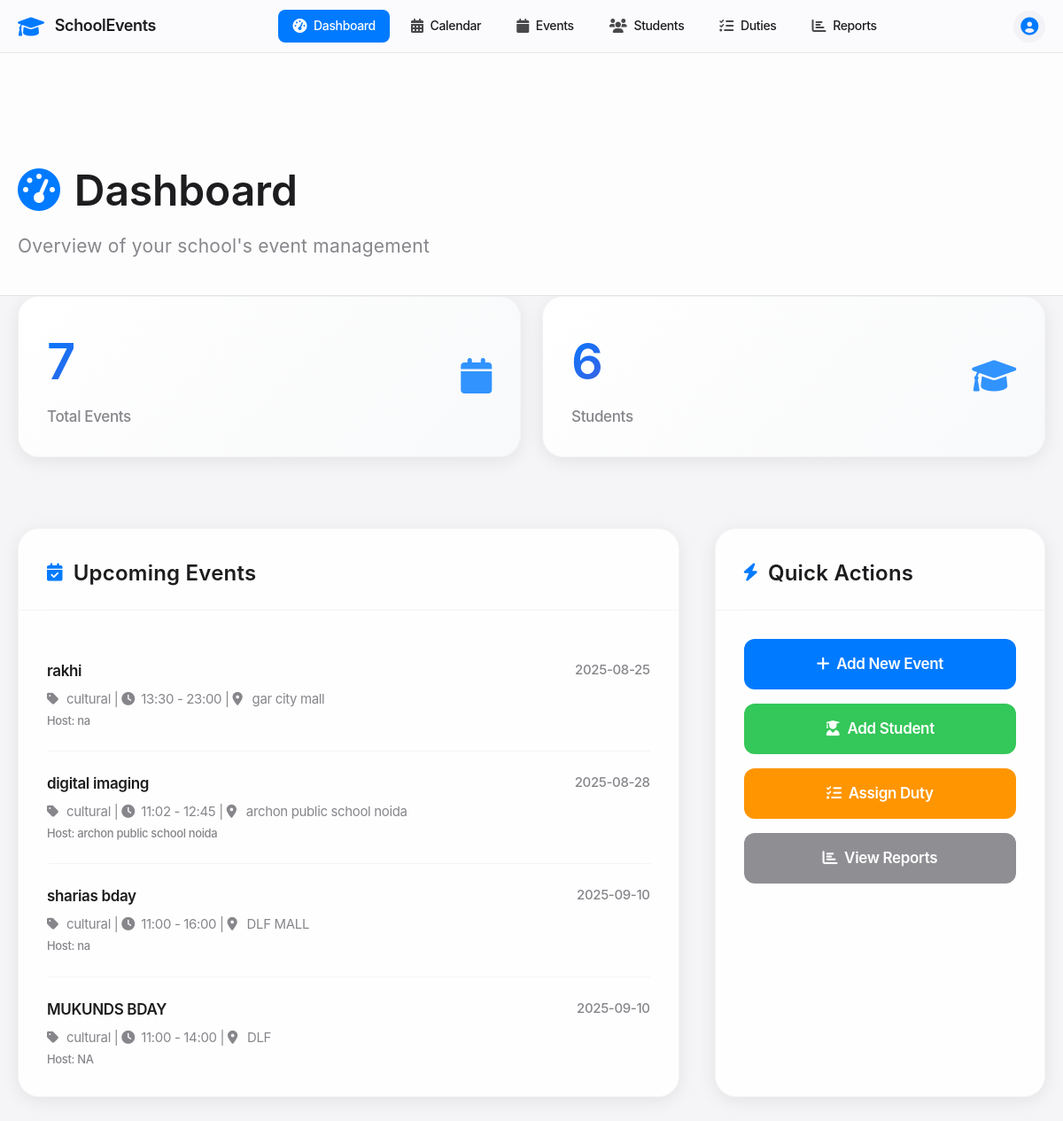
Before: / with the older database file.
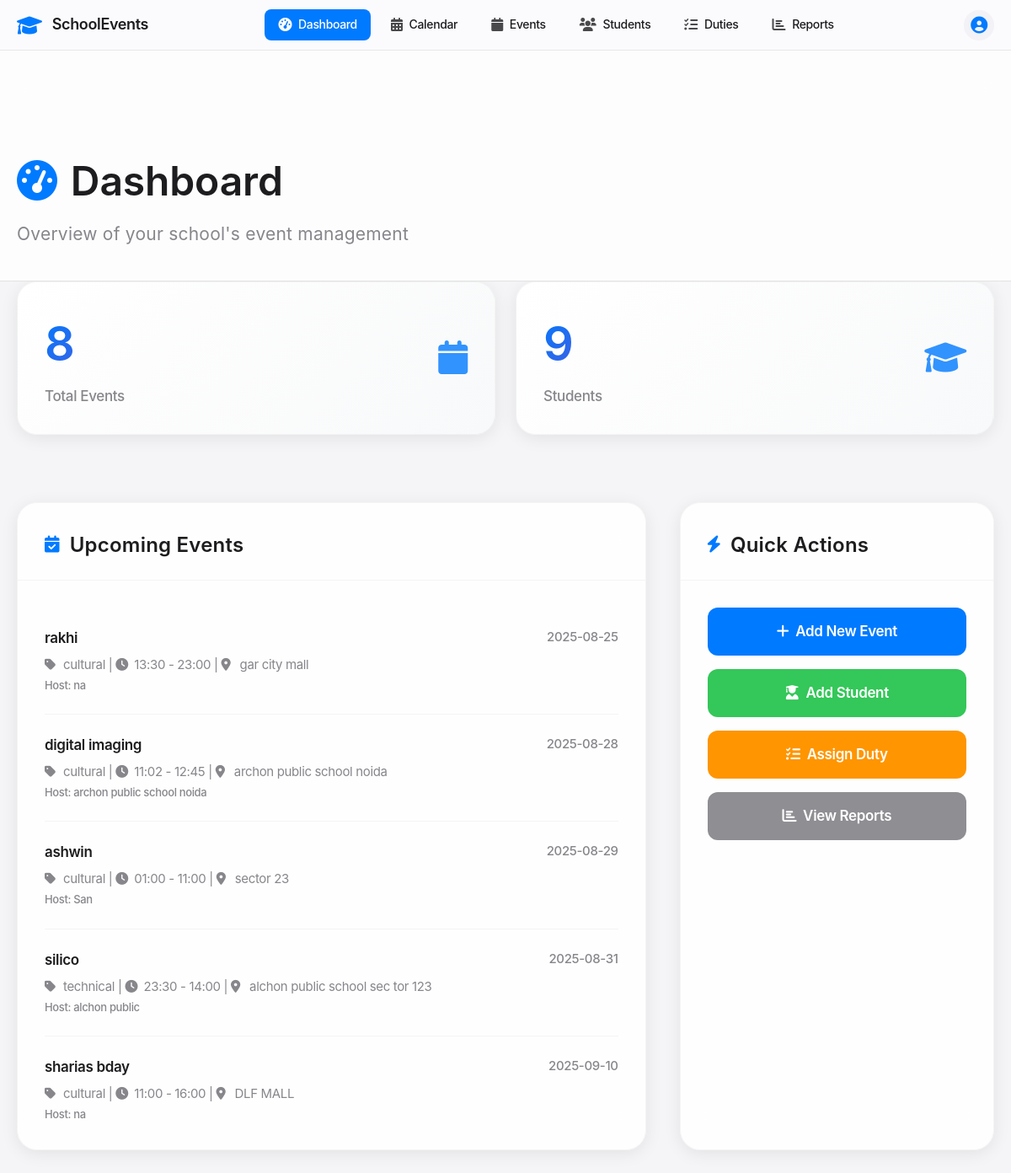
After: the same page with the newer database file.
### tables this page shows
CREATE TABLE events (
            id INTEGER PRIMARY KEY AUTOINCREMENT,
            name TEXT NOT NULL,
            type TEXT NOT NULL,
            event_date DATE NOT NULL,
            start_time TIME NOT NULL,
            end_time TIME NOT NULL,
            venue TEXT NOT NULL,
            description TEXT,
            host_school TEXT NOT NULL,
            participating_schools TEXT,
            status TEXT DEFAULT 'upcoming',
            created_at TIMESTAMP DEFAULT CURRENT_TIMESTAMP
        );

### app.py (the view)
@app.route('/')
def dashboard():
    conn = get_db_connection()
    total_events = conn.execute('SELECT COUNT(*) as count FROM events').fetchone()['count']
    total_participants = conn.execute('SELECT COUNT(*) as count FROM participants WHERE type = "student"').fetchone()['count']
    total_duty_personnel = conn.execute('SELECT COUNT(*) as count FROM duty_personnel').fetchone()['count']
    total_duties = conn.execute('SELECT COUNT(*) as count FROM duties').fetchone()['count']
    upcoming_events = conn.execute('''
        SELECT * FROM events
        WHERE event_date >= DATE('now')
        ORDER BY event_date ASC
        LIMIT 5
    ''').fetchall()
    conn.close()
    return render_template('dashboard.html',
                         total_events=total_events,
                         total_participants=total_participants,
                         total_duty_personnel=total_duty_personnel,
                         total_duties=total_duties,
                         upcoming_events=upcoming_events)

### app.py (called while the page is built)
def get_db_connection():
    conn = sqlite3.connect('events.db')
    conn.row_factory = sqlite3.Row
    return conn

### templates/dashboard.html (shortened to what the changed rows need)
<!DOCTYPE html>
<html lang="en">
<head>
    <link href="https://cdnjs.cloudflare.com/ajax/libs/font-awesome/6.0.0/css/all.min.css" rel="stylesheet">
</head>
<body>
    <div class="main-header fade-in">
        <div class="container">
            <h1><i class="fas fa-tachometer-alt"></i>Dashboard</h1>
        </div>
    </div>
    <div class="container">
        <div class="stats-grid">
            <div class="stat-card fade-in">
                <div class="stat-card-content">
                    <div>
                        <div class="stat-number">{{ total_events }}</div>
                        <div class="stat-label">Total Events</div>
                    </div>
                </div>
            </div>
            <div class="stat-card fade-in">
                <div class="stat-card-content">
                    <div>
                        <div class="stat-number">{{ total_participants }}</div>
                        <div class="stat-label">Students</div>
                    </div>
                </div>
            </div>
        </div>
        <div class="content-grid">
            <div class="apple-card fade-in">
                <div class="card-header">
                    <h2 class="card-title">
                        <i class="fas fa-calendar-check"></i>Upcoming Events
                    </h2>
                </div>
                <div class="card-body">
                    {% if upcoming_events %}
                        <ul class="event-list">
                            {% for event in upcoming_events %}
                                <li class="event-item">
                                    <div class="event-header">
                                        <div class="event-name">{{ event.name }}</div>
                                        <div class="event-date">{{ event.event_date }}</div>
                                    </div>
                                    <div class="event-details">
                                        <i class="fas fa-tag"></i>{{ event.type }} |
                                        <i class="fas fa-clock"></i>{{ event.start_time }} - {{ event.end_time }} |
                                        <i class="fas fa-map-marker-alt"></i>{{ event.venue }}
                                    </div>
                                    <div class="event-host">Host: {{ event.host_school }}</div>
                                </li>
                            {% endfor %}
                        </ul>
                    {% else %}
                        <div class="empty-state">
                            <i class="fas fa-calendar-times"></i>
                            <p>No upcoming events found.</p>
                        </div>
                    {% endif %}
                </div>
            </div>
            <div class="apple-card fade-in">
                <div class="card-header">
                    <h2 class="card-title">
                        <i class="fas fa-bolt"></i>Quick Actions
                    </h2>
                </div>
            </div>
        </div>
    </div>
</body>
</html>

Changed rows visible on the page:
no longer on this page (row unchanged): events: name "MUKUNDS BDAY", event_date "2025-09-10", type "cultural", start_time "11:00", end_time "14:00", venue "DLF", host_school "NA"
added events: name "ashwin", event_date "2025-08-29", type "cultural", start_time "01:00", end_time "11:00", venue "sector 23", host_school "San"
added events: name "silico", event_date "2025-08-31", type "technical", start_time "23:30", end_time "14:00", venue "alchon public school sec tor 123", host_school "alchon public"
Other visible differences:
{{ total_events }}: "7" → "8"
{{ total_participants }}: "6" → "9"
